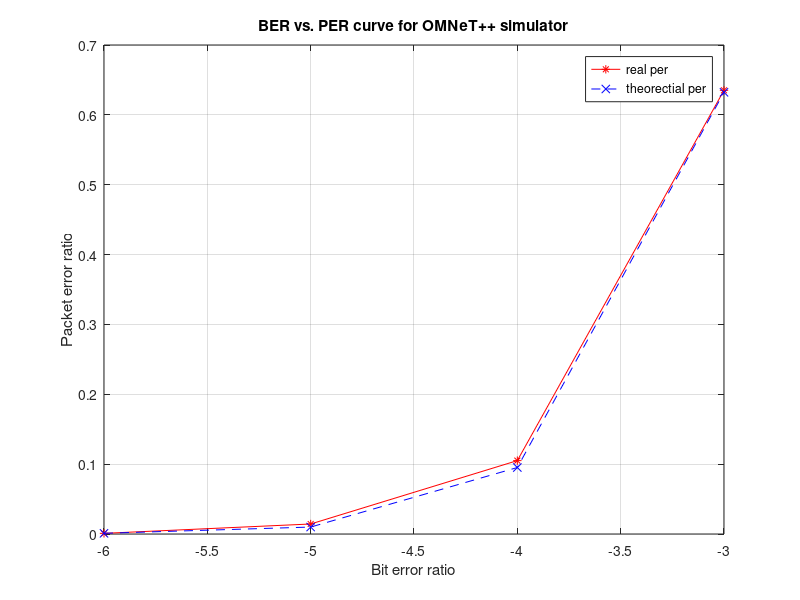

Here is the MATLAB script that generated this plot:
ber=[1e-6 1e-5 1e-4 1e-3];
per=[0.00095511 0.0143266 0.105062 0.635148];
n=1000;
per_theo = 1-(1-ber).^n;
plot(log10(ber), per, 'r-*', log10(ber), per_theo, 'b--x');
xlabel('Bit error ratio');
ylabel('Packet error ratio');
legends={'real per' 'theorectial per'};
legend(legends);
title('BER vs. PER curve for OMNeT++ simulator');
grid on;
